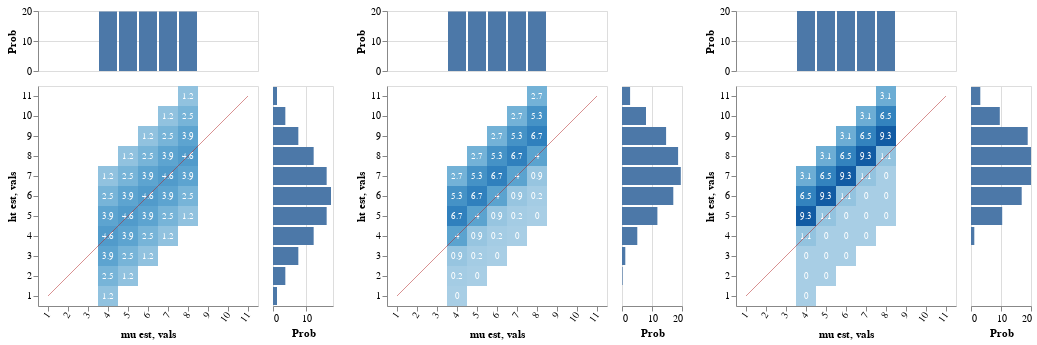

Source (notebook cell):
### Markdown cell above
#### Pragmatic listener hears:

> "John and Mary are tall"

These agents become very confident that John's height exceeds the class standard, though they remain in the dark about what that standard is (the conclusions for Mary are identical)

And as seen in the `ht est` marginal, even though the standard remains unknown, the belief that John's height exceeds it leads to a (positively skewed) evaluative distribution over worlds

The resulting evaluative inference is robust, but not extreme

### Code cell
writeIORef cacheRef (0, Map.empty)
vlShow . sidewaysDists <$> sequence
  [ -- margHeatFromDist <$> enumD (first (`ht` John) <$> indicesPriorFlat)
    margHeatFromDist <$> enumD (first (`ht` John) <$> listener infoLUMAnd cacheRef (0, UTall, andDen0))
  , margHeatFromDist <$> enumD (first (`ht` John) <$> listener infoLUMAnd cacheRef (1, UTall, andDen0))
  , margHeatFromDist <$> enumD (first (`ht` John) <$> listener infoLUMAnd cacheRef (2, UTall, andDen0))
  ]

### Figure 1 — Vega-Lite specification as saved in the notebook (floating-point values rounded to 4 significant figures)
{"$schema": "https://vega.github.io/schema/vega-lite/v3.json", "hconcat": [{"$schema": "https://vega.github.io/schema/vega-lite/v3.json", "bounds": "flush", "config": {"scale": {"rectBandPaddingInner": 0}}, "data": {"values": [{"ht est": "1", "mu est": "4", "probability": 1.2}, {"ht est": "2", "mu est": "4", "probability": 2.5}, {"ht est": "2", "mu est": "5", "probability": 1.2}, {"ht est": "3", "mu est": "4", "probability": 3.9}, {"ht est": "3", "mu est": "5", "probability": 2.5}, {"ht est": "3", "mu est": "6", "probability": 1.2}, {"ht est": "4", "mu est": "4", "probability": 4.6}, {"ht est": "4", "mu est": "5", "probability": 3.9}, {"ht est": "4", "mu est": "6", "probability": 2.5}, {"ht est": "4", "mu est": "7", "probability": 1.2}, {"ht est": "5", "mu est": "4", "probability": 3.9}, {"ht est": "5", "mu est": "5", "probability": 4.6}, {"ht est": "5", "mu est": "6", "probability": 3.9}, {"ht est": "5", "mu est": "7", "probability": 2.5}, {"ht est": "5", "mu est": "8", "probability": 1.2}, {"ht est": "6", "mu est": "4", "probability": 2.5}, {"ht est": "6", "mu est": "5", "probability": 3.9}, {"ht est": "6", "mu est": "6", "probability": 4.6}, {"ht est": "6", "mu est": "7", "probability": 3.9}, {"ht est": "6", "mu est": "8", "probability": 2.5}, {"ht est": "7", "mu est": "4", "probability": 1.2}, {"ht est": "7", "mu est": "5", "probability": 2.5}, {"ht est": "7", "mu est": "6", "probability": 3.9}, {"ht est": "7", "mu est": "7", "probability": 4.6}, {"ht est": "7", "mu est": "8", "probability": 3.9}, {"ht est": "8", "mu est": "5", "probability": 1.2}, {"ht est": "8", "mu est": "6", "probability": 2.5}, {"ht est": "8", "mu est": "7", "probability": 3.9}, {"ht est": "8", "mu est": "8", "probability": 4.6}, {"ht est": "9", "mu est": "6", "probability": 1.2}, {"ht est": "9", "mu est": "7", "probability": 2.5}, {"ht est": "9", "mu est": "8", "probability": 3.9}, {"ht est": "10", "mu est": "7", "probability": 1.2}, {"ht est": "10", "mu est": "8", "probability": 2.5}, {"ht est": "11", "mu est": "8", "probability": 1.2}]}, "spacing": 15, "vconcat": [{"encoding": {"x": {"axis": null, "field": "mu est", "scale": {"domain": ["1", "2", "3", "4", "5", "6", "7", "8", "9", "10", "11"], "rangeStep": 30}, "sort": null, "type": "ordinal"}, "y": {"aggregate": "sum", "axis": {"title": "Prob"}, "field": "probability", "type": "quantitative"}}, "height": 60, "mark": "bar"}, {"bounds": "flush", "hconcat": [{"encoding": {"x": {"axis": {"labelAngle": -55}, "field": "mu est", "scale": {"domain": ["1", "2", "3", "4", "5", "6", "7", "8", "9", "10", "11"], "rangeStep": 30}, "sort": null, "type": "ordinal"}, "y": {"axis": {"labelAngle": 0}, "field": "ht est", "scale": {"domain": ["11", "10", "9", "8", "7", "6", "5", "4", "3", "2", "1"], "rangeStep": 30}, "sort": null, "type": "ordinal"}}, "layer": [{"encoding": {"color": {"aggregate": "sum", "field": "probability", "legend": null, "scale": {"scheme": {"extent": [0.2, 0.9], "name": "blues"}}, "type": "quantitative"}}, "mark": "rect"}, {"encoding": {"color": {"value": "white"}, "text": {"aggregate": "sum", "field": "probability", "type": "quantitative"}}, "mark": {"fontSize": 9, "type": "text"}}, {"data": {"values": [{"vals": "1"}, {"vals": "2"}, {"vals": "3"}, {"vals": "4"}, {"vals": "5"}, {"vals": "6"}, {"vals": "7"}, {"vals": "8"}, {"vals": "9"}, {"vals": "10"}, {"vals": "11"}]}, "encoding": {"x": {"field": "vals", "sort": null, "type": "ordinal"}, "y": {"field": "vals", "sort": null, "type": "ordinal"}}, "mark": {"opacity": 0.5, "stroke": "firebrick", "strokeWidth": 1, "type": "line"}}]}, {"encoding": {"x": {"aggregate": "sum", "axis": {"title": "Prob"}, "field": "probability", "type": "quantitative"}, "y": {"axis": null, "field": "ht est", "scale": {"domain": ["11", "10", "9", "8", "7", "6", "5", "4", "3", "2", "1"], "rangeStep": 30}, "sort": null, "type": "ordinal"}}, "mark": "bar", "width": 60}], "spacing": 15}]}, {"$schema": "https://vega.github.io/schema/vega-lite/v3.json", "bounds": "flush", "config": {"scale": {"rectBandPaddingInner": 0}}, "data": {"values": [{"ht est": "1", "mu est": "4", "probability": 0}, {"ht est": "2", "mu est": "4", "probability": 0.2}, {"ht est": "2", "mu est": "5", "probability": 0}, {"ht est": "3", "mu est": "4", "probability": 0.9}, {"ht est": "3", "mu est": "5", "probability": 0.2}, {"ht est": "3", "mu est": "6", "probability": 0}, {"ht est": "4", "mu est": "4", "probability": 4}, {"ht est": "4", "mu est": "5", "probability": 0.9}, {"ht est": "4", "mu est": "6", "probability": 0.2}, {"ht est": "4", "mu est": "7", "probability": 0}, {"ht est": "5", "mu est": "4", "probability": 6.7}, {"ht est": "5", "mu est": "5", "probability": 4}, {"ht est": "5", "mu est": "6", "probability": 0.9}, {"ht est": "5", "mu est": "7", "probability": 0.2}, {"ht est": "5", "mu est": "8", "probability": 0}, {"ht est": "6", "mu est": "4", "probability": 5.3}, {"ht est": "6", "mu est": "5", "probability": 6.7}, {"ht est": "6", "mu est": "6", "probability": 4}, {"ht est": "6", "mu est": "7", "probability": 0.9}, {"ht est": "6", "mu est": "8", "probability": 0.2}, {"ht est": "7", "mu est": "4", "probability": 2.7}, {"ht est": "7", "mu est": "5", "probability": 5.3}, {"ht est": "7", "mu est": "6", "probability": 6.7}, {"ht est": "7", "mu est": "7", "probability": 4}, {"ht est": "7", "mu est": "8", "probability": 0.9}, {"ht est": "8", "mu est": "5", "probability": 2.7}, {"ht est": "8", "mu est": "6", "probability": 5.3}, {"ht est": "8", "mu est": "7", "probability": 6.7}, {"ht est": "8", "mu est": "8", "probability": 4}, {"ht est": "9", "mu est": "6", "probability": 2.7}, {"ht est": "9", "mu est": "7", "probability": 5.3}, {"ht est": "9", "mu est": "8", "probability": 6.7}, {"ht est": "10", "mu est": "7", "probability": 2.7}, {"ht est": "10", "mu est": "8", "probability": 5.3}, {"ht est": "11", "mu est": "8", "probability": 2.7}]}, "spacing": 15, "vconcat": [{"encoding": {"x": {"axis": null, "field": "mu est", "scale": {"domain": ["1", "2", "3", "4", "5", "6", "7", "8", "9", "10", "11"], "rangeStep": 30}, "sort": null, "type": "ordinal"}, "y": {"aggregate": "sum", "axis": {"title": "Prob"}, "field": "probability", "type": "quantitative"}}, "height": 60, "mark": "bar"}, {"bounds": "flush", "hconcat": [{"encoding": {"x": {"axis": {"labelAngle": -55}, "field": "mu est", "scale": {"domain": ["1", "2", "3", "4", "5", "6", "7", "8", "9", "10", "11"], "rangeStep": 30}, "sort": null, "type": "ordinal"}, "y": {"axis": {"labelAngle": 0}, "field": "ht est", "scale": {"domain": ["11", "10", "9", "8", "7", "6", "5", "4", "3", "2", "1"], "rangeStep": 30}, "sort": null, "type": "ordinal"}}, "layer": [{"encoding": {"color": {"aggregate": "sum", "field": "probability", "legend": null, "scale": {"scheme": {"extent": [0.2, 0.9], "name": "blues"}}, "type": "quantitative"}}, "mark": "rect"}, {"encoding": {"color": {"value": "white"}, "text": {"aggregate": "sum", "field": "probability", "type": "quantitative"}}, "mark": {"fontSize": 9, "type": "text"}}, {"data": {"values": [{"vals": "1"}, {"vals": "2"}, {"vals": "3"}, {"vals": "4"}, {"vals": "5"}, {"vals": "6"}, {"vals": "7"}, {"vals": "8"}, {"vals": "9"}, {"vals": "10"}, {"vals": "11"}]}, "encoding": {"x": {"field": "vals", "sort": null, "type": "ordinal"}, "y": {"field": "vals", "sort": null, "type": "ordinal"}}, "mark": {"opacity": 0.5, "stroke": "firebrick", "strokeWidth": 1, "type": "line"}}]}, {"encoding": {"x": {"aggregate": "sum", "axis": {"title": "Prob"}, "field": "probability", "type": "quantitative"}, "y": {"axis": null, "field": "ht est", "scale": {"domain": ["11", "10", "9", "8", "7", "6", "5", "4", "3", "2", "1"], "rangeStep": 30}, "sort": null, "type": "ordinal"}}, "mark": "bar", "width": 60}], "spacing": 15}]}, {"$schema": "https://vega.github.io/schema/vega-lite/v3.json", "bounds": "flush", "config": {"scale": {"rectBandPaddingInner": 0}}, "data": {"values": [{"ht est": "1", "mu est": "4", "probability": 0}, {"ht est": "2", "mu est": "4", "probability": 0}, {"ht est": "2", "mu est": "5", "probability": 0}, {"ht est": "3", "mu est": "4", "probability": 0}, {"ht est": "3", "mu est": "5", "probability": 0}, {"ht est": "3", "mu est": "6", "probability": 0}, {"ht est": "4", "mu est": "4", "probability": 1.1}, {"ht est": "4", "mu est": "5", "probability": 0}, {"ht est": "4", "mu est": "6", "probability": 0}, {"ht est": "4", "mu est": "7", "probability": 0}, {"ht est": "5", "mu est": "4", "probability": 9.3}, {"ht est": "5", "mu est": "5", "probability": 1.1}, {"ht est": "5", "mu est": "6", "probability": 0}, {"ht est": "5", "mu est": "7", "probability": 0}, {"ht est": "5", "mu est": "8", "probability": 0}, {"ht est": "6", "mu est": "4", "probability": 6.5}, {"ht est": "6", "mu est": "5", "probability": 9.3}, {"ht est": "6", "mu est": "6", "probability": 1.1}, {"ht est": "6", "mu est": "7", "probability": 0}, {"ht est": "6", "mu est": "8", "probability": 0}, {"ht est": "7", "mu est": "4", "probability": 3.1}, {"ht est": "7", "mu est": "5", "probability": 6.5}, {"ht est": "7", "mu est": "6", "probability": 9.3}, {"ht est": "7", "mu est": "7", "probability": 1.1}, {"ht est": "7", "mu est": "8", "probability": 0}, {"ht est": "8", "mu est": "5", "probability": 3.1}, {"ht est": "8", "mu est": "6", "probability": 6.5}, {"ht est": "8", "mu est": "7", "probability": 9.3}, {"ht est": "8", "mu est": "8", "probability": 1.1}, {"ht est": "9", "mu est": "6", "probability": 3.1}, {"ht est": "9", "mu est": "7", "probability": 6.5}, {"ht est": "9", "mu est": "8", "probability": 9.3}, {"ht est": "10", "mu est": "7", "probability": 3.1}, {"ht est": "10", "mu est": "8", "probability": 6.5}, {"ht est": "11", "mu est": "8", "probability": 3.1}]}, "spacing": 15, "vconcat": [{"encoding": {"x": {"axis": null, "field": "mu est", "scale": {"domain": ["1", "2", "3", "4", "5", "6", "7", "8", "9", "10", "11"], "rangeStep": 30}, "sort": null, "type": "ordinal"}, "y": {"aggregate": "sum", "axis": {"title": "Prob"}, "field": "probability", "type": "quantitative"}}, "height": 60, "mark": "bar"}, {"bounds": "flush", "hconcat": [{"encoding": {"x": {"axis": {"labelAngle": -55}, "field": "mu est", "scale": {"domain": ["1", "2", "3", "4", "5", "6", "7", "8", "9", "10", "11"], "rangeStep": 30}, "sort": null, "type": "ordinal"}, "y": {"axis": {"labelAngle": 0}, "field": "ht est", "scale": {"domain": ["11", "10", "9", "8", "7", "6", "5", "4", "3", "2", "1"], "rangeStep": 30}, "sort": null, "type": "ordinal"}}, "layer": [{"encoding": {"color": {"aggregate": "sum", "field": "probability", "legend": null, "scale": {"scheme": {"extent": [0.2, 0.9], "name": "blues"}}, "type": "quantitative"}}, "mark": "rect"}, {"encoding": {"color": {"value": "white"}, "text": {"aggregate": "sum", "field": "probability", "type": "quantitative"}}, "mark": {"fontSize": 9, "type": "text"}}, {"data": {"values": [{"vals": "1"}, {"vals": "2"}, {"vals": "3"}, {"vals": "4"}, {"vals": "5"}, {"vals": "6"}, {"vals": "7"}, {"vals": "8"}, {"vals": "9"}, {"vals": "10"}, {"vals": "11"}]}, "encoding": {"x": {"field": "vals", "sort": null, "type": "ordinal"}, "y": {"field": "vals", "sort": null, "type": "ordinal"}}, "mark": {"opacity": 0.5, "stroke": "firebrick", "strokeWidth": 1, "type": "line"}}]}, {"encoding": {"x": {"aggregate": "sum", "axis": {"title": "Prob"}, "field": "probability", "type": "quantitative"}, "y": {"axis": null, "field": "ht est", "scale": {"domain": ["11", "10", "9", "8", "7", "6", "5", "4", "3", "2", "1"], "rangeStep": 30}, "sort": null, "type": "ordinal"}}, "mark": "bar", "width": 60}], "spacing": 15}]}]}
